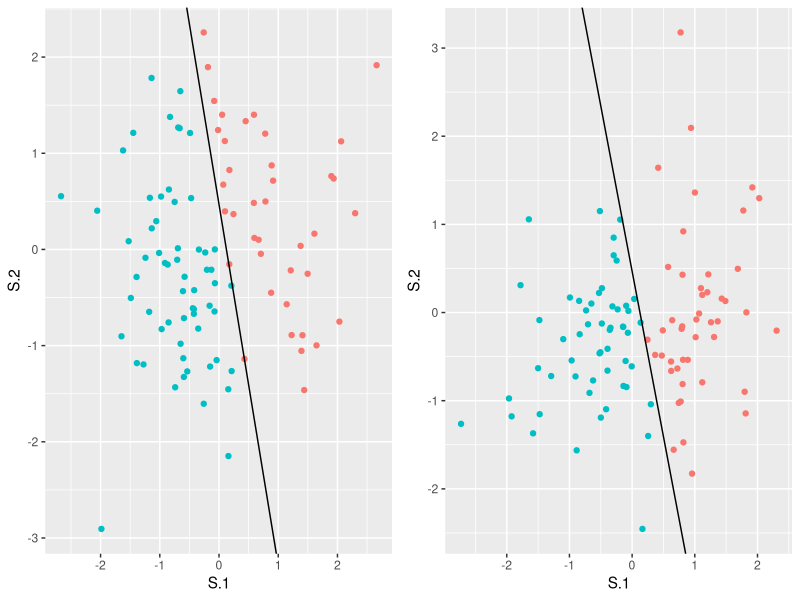

Write R code to recreate this figure. (Note: this script raises an error after producing the figure.)
rm(list=ls())
if(! require(plyr))
	{install.packages("plyr")}
if(! require(ggplot2))
	{install.packages("ggplot2")}
if(! require(gridExtra))
	{install.packages("gridExtra")}

library("plyr")
library("ggplot2")
library("gridExtra")

################# FUNCTIONS #################
### fakedata(w, n)
#Inputs
#w:  w[1:d] is the normal vector of a hyperplane, 
#    w[d+1] = -c is the negative offset parameter. 
#n: sample size
#Outputs
#S: n by (d+1) sample matrix with last col 1
#y: vector of the associated class labels
fakedata <- function(w, n)
{
	if(! require(MASS))
		{install.packages("MASS")}
	if(! require(mvtnorm))
		{install.packages("mvtnorm")}

	require(MASS)
	require(mvtnorm)

	# obtain dimension
	d <- length(w)-1

	# compute the offset vector and a Basis consisting of w and its nullspace
	offset <- -w[length(w)] * w[1:d] / sum(w[1:d]^2)
	Basis <- cbind(Null(w[1:d]), w[1:d])	 

	# Create samples, correct for offset, and extend
	# rmvnorm(n,mean,sigme) ~ generate n samples from N(0,I) distribution
	S <- rmvnorm(n, mean=rep(0,d),sigma = diag(1,d)) %*%  t(Basis) 
	S <- S + matrix(rep(offset,n),n,d,byrow=T)
	S <- cbind(S,1)

	# compute the class assignments
	y <- as.vector(sign(S %*% w))

	# add corrective factors to points that lie on the hyperplane.
	S[y==0,1:d] <- S[y==0,1:d] + runif(1,-0.5,0.5)*10^(-4)
	y = as.vector(sign(S %*% w))
	return(list(S=S, y=y))
}

### classify(s, z) 
#Inputs
#s: (d + 1) each row is homogeneous coordinate representation of a single obs
#z: (v, -c) v: normal vector perceptron weight factor. c: offset parameter
#Outputs
#y: vector of associated class labels
classify <- function(s, z)
{
	y = as.vector(sign(s%*%z))
	return(y)
}

### perceptrain(s,y)
#Inputs
#s: (d + 1) each row is homogeneous coordinate representation of a single obs
#y: vector of associated class labels
#Outputs
#z: optimal perceptron result
#Z_history: evolution of z over algorithm
perceptrain <- function(s,y)
{
	#random generate initial hyperplane
	dim_v = dim(s)[2] - 1
	v = rnorm(dim_v)
	v = v/sqrt(v%*%v)
	c = rnorm(1)
	z = c(v, -c)
	Z_history = rbind(z)

	count_k = 1
	while(cost_percept(s,y,z) > 0)
	{
		z = z + gradient_cost_percept(s,y,z) / count_k;
		Z_history = rbind(Z_history, z)
		count_k = count_k + 1;
	}
	return(list(z = z, Z_history = Z_history))
}
#same as perceptrain + normalizing normal vector and correspondigly adjust offset at every iteration
perceptrain_norm <- function(s,y)
{
	#random generate initial hyperplane
	dim_v = dim(s)[2] - 1
	v = rnorm(dim_v)
	v = v/sqrt(v%*%v)
	c = rnorm(1)
	z = c(v, -c)
	Z_history = rbind(z)

	count_k = 1
	while(cost_percept(s,y,z) > 0)
	{
		z = z + gradient_cost_percept(s,y,z) / count_k;
		norm_z = sqrt(z[1]^2 + z[2]^2)
		z = z / norm_z
		Z_history = rbind(Z_history, z)
		count_k = count_k + 1;
	}
	return(list(z = z, Z_history = Z_history))
}

### cost_percept(s,y,z)
#Inputs
#s: (d + 1) each row is homogeneous coordinate representation of a single obs
#z: (v, -c) v: normal vector perceptron weight factor. c: offset parameter
#y: vector of associated class labels
#Outputs
#scalar perceptron cost at z
cost_percept <- function(s,y,z)
{
	return(sum(abs(s%*%z)*(y == -classify(s,z))))
}

### gradient_cost_percept(s,y,z)
#Inputs
#s: (d + 1) each row is homogeneous coordinate representation of a single obs
#z: (v, -c) v: normal vector perceptron weight factor. c: offset parameter
#y: vector of associated class labels
#Outputs
#vecotr of gradient of perceptron cost w.r.t. z	
gradient_cost_percept <- function(s, y, z)
{
	costmat = s*((y == -classify(s,z))*y)
	num_i= dim(costmat)[1]
	temp_sum = 0

	for(i in 1:num_i)
	{
		temp_sum = temp_sum + costmat[i,]
	}
	return(temp_sum)
}

### hyper_eq_line(x, y, off)
#Inputs
#x, y: coordinate of normal vector
#off: offset of hyperplane perpendicular to normal vector
#Outputs
#slope, inter: equation of the line perpendicular to normal vector
hyper_eq_line <- function(x, y, off)
{
	vh_norm = sqrt(x^2 + y^2)
	slope = -x/y
	inter = -(y- slope*x)* off / (vh_norm^2)
	return(list(slope = slope, inter = inter))
}
#####################################################

######## main driver of algo ########

#random generate vh and c
dim_v = 2
v = rnorm(dim_v)
v = v/sqrt(v%*%v)
c = rnorm(1)
z = c(v, -c)

#generate seperable data, split between +ve & -ve
#train perceptron, get eq line, plot them
train_sep_data = fakedata(z, 100)
sd.df = data.frame(train_sep_data)
pos_class = subset(sd.df, y > 0)
neg_class = subset(sd.df, y < 0)
result_z = perceptrain_norm(train_sep_data$S,train_sep_data$y)
hyper = hyper_eq_line(result_z$z[1],result_z$z[2],result_z$z[3])
sd.df = mutate(sd.df, y = factor( y, levels = -1:1, labels = c("neg", "neut", "pos")))
plot_train <- ggplot(sd.df,aes(x = S.1, y = S.2)) + geom_point(aes(colour = factor(y))) 
plot_train <- plot_train + geom_abline(intercept = hyper$inter, slope = hyper$slope, colour = "black", size = 0.5) 
plot_train <- plot_train + theme(legend.position="none") + labs(list(title = "Perceptron - Train Data", x = "dim1", y = "dim2"))

#generate test data, and classify it 
test_sep_data = fakedata(z, 100)
test_sep.df = data.frame(test_sep_data)
pos_class_test = subset(test_sep.df, y > 0)
neg_class_test = subset(test_sep.df, y < 0)
result_z_test = perceptrain(test_sep_data$S, test_sep_data$y)
hyper_test = hyper_eq_line(result_z_test$z[1], result_z_test$z[2], result_z_test$z[3])
test_sep.df = mutate(test_sep.df, y = factor( y, levels = -1:1, labels = c("neg", "neut", "pos")))
plot_test <- ggplot(test_sep.df,aes(x = S.1, y = S.2)) + geom_point(aes(colour = factor(y))) 
plot_test <- plot_test + geom_abline(intercept = hyper$inter, slope = hyper$slope, colour = "black", size = 0.5) 
plot_test <- plot_test + theme(legend.position="none") + labs(list(title = "Perceptron - Test Data", x = "dim1", y = "dim2"))

#plotting the evolution of normal vector to the hyperplane
#red point is start point, blue is answer
test.df = data.frame(-result_z$Z_history[,3]*result_z$Z_history[,1:2])
last_z = dim(result_z$Z_history)[1]
plot_normv <- ggplot(test.df, aes(x = X1, y = X2)) + geom_point(alpha = 5/10)
plot_normv <- plot_normv + geom_point(colour = "blue", aes(x = test.df[last_z,1], y= test.df[last_z,2],size = 1.0)) 
plot_normv <- plot_normv + geom_point(colour = "red" ,aes(x = test.df[1,1], y = test.df[1,2],size = 1.0))  
plot_normv <- plot_normv + theme(legend.position="none") + labs(list(title = "Evolution of Normal Vector", x = "dim1", y = "dim2")) 

#plotting the evolution of hyperplane, if too many pts subset
i = 1
inc_i = max(1,floor(last_z / 50))
plot_hyper <- ggplot() +  geom_point(size = 0.25, aes(x = 0, y= 0)) + expand_limits(x=c(-4, 4), y = c(-4, 4))
while(i < last_z)
{
	hyper = hyper_eq_line(result_z$Z_history[i,1],result_z$Z_history[i,2],result_z$Z_history[i,3])
	plot_hyper <- plot_hyper + geom_abline(intercept = hyper$inter, slope = hyper$slope, colour = "grey", alpha = 0.8)
	i = i + inc_i
}
hyper = hyper_eq_line(result_z$Z_history[last_z,1],result_z$Z_history[last_z,2],result_z$Z_history[last_z,3])
plot_hyper <- plot_hyper + geom_abline(intercept = hyper$inter, slope = hyper$slope, colour = "blue", size = 1.25)
plot_hyper <- plot_hyper + labs(list(title = "Evolution of Hyperplane", x = "dim1", y = "dim2")) 

grid.arrange(plot_train, plot_test, ncol = 2)
x11()
grid.arrange(plot_normv, plot_hyper, ncol = 2)
